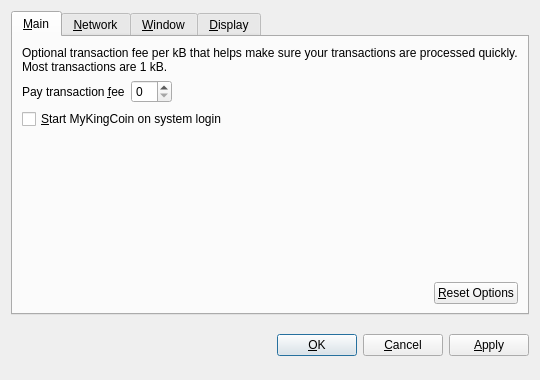
<?xml version="1.0" encoding="UTF-8"?>
<ui version="4.0">
 <class>OptionsDialog</class>
 <widget class="QDialog" name="OptionsDialog">
  <property name="geometry">
   <rect>
    <x>0</x>
    <y>0</y>
    <width>540</width>
    <height>380</height>
   </rect>
  </property>
  <property name="windowTitle">
   <string>Options</string>
  </property>
  <property name="modal">
   <bool>true</bool>
  </property>
  <layout class="QVBoxLayout" name="verticalLayout">
   <item>
    <widget class="QTabWidget" name="tabWidget">
     <property name="tabPosition">
      <enum>QTabWidget::North</enum>
     </property>
     <property name="currentIndex">
      <number>0</number>
     </property>
     <widget class="QWidget" name="tabMain">
      <attribute name="title">
       <string>&amp;Main</string>
      </attribute>
      <layout class="QVBoxLayout" name="verticalLayout_Main">
       <item>
        <widget class="QLabel" name="transactionFeeInfoLabel">
         <property name="text">
          <string>Optional transaction fee per kB that helps make sure your transactions are processed quickly. Most transactions are 1 kB.</string>
         </property>
         <property name="textFormat">
          <enum>Qt::PlainText</enum>
         </property>
         <property name="wordWrap">
          <bool>true</bool>
         </property>
        </widget>
       </item>
       <item>
        <layout class="QHBoxLayout" name="horizontalLayout_1_Main">
         <item>
          <widget class="QLabel" name="transactionFeeLabel">
           <property name="text">
            <string>Pay transaction &amp;fee</string>
           </property>
           <property name="textFormat">
            <enum>Qt::PlainText</enum>
           </property>
           <property name="buddy">
            <cstring>transactionFee</cstring>
           </property>
          </widget>
         </item>
         <item>
          <widget class="BitcoinAmountField" name="transactionFee"/>
         </item>
         <item>
          <spacer name="horizontalSpacer_1_Main">
           <property name="orientation">
            <enum>Qt::Horizontal</enum>
           </property>
           <property name="sizeHint" stdset="0">
            <size>
             <width>40</width>
             <height>20</height>
            </size>
           </property>
          </spacer>
         </item>
        </layout>
       </item>
       <item>
        <widget class="QCheckBox" name="bitcoinAtStartup">
         <property name="toolTip">
          <string>Automatically start MyKingCoin after logging in to the system.</string>
         </property>
         <property name="text">
          <string>&amp;Start MyKingCoin on system login</string>
         </property>
        </widget>
       </item>
       <item>
        <spacer name="verticalSpacer_Main">
         <property name="orientation">
          <enum>Qt::Vertical</enum>
         </property>
         <property name="sizeHint" stdset="0">
          <size>
           <width>20</width>
           <height>40</height>
          </size>
         </property>
        </spacer>
       </item>
       <item>
        <layout class="QHBoxLayout" name="horizontalLayout_2_Main">
         <item>
          <spacer name="horizontalSpacer_2_Main">
           <property name="orientation">
            <enum>Qt::Horizontal</enum>
           </property>
           <property name="sizeHint" stdset="0">
            <size>
             <width>40</width>
             <height>20</height>
            </size>
           </property>
          </spacer>
         </item>
         <item>
          <widget class="QPushButton" name="resetButton">
           <property name="toolTip">
            <string>Reset all client options to default.</string>
           </property>
           <property name="text">
            <string>&amp;Reset Options</string>
           </property>
           <property name="autoDefault">
            <bool>false</bool>
           </property>
          </widget>
         </item>
        </layout>
       </item>
      </layout>
     </widget>
     <widget class="QWidget" name="tabNetwork">
      <attribute name="title">
       <string>&amp;Network</string>
      </attribute>
      <layout class="QVBoxLayout" name="verticalLayout_Network">
       <item>
        <widget class="QCheckBox" name="mapPortUpnp">
         <property name="toolTip">
          <string>Automatically open the MyKingCoin client port on the router. This only works when your router supports UPnP and it is enabled.</string>
         </property>
         <property name="text">
          <string>Map port using &amp;UPnP</string>
         </property>
        </widget>
       </item>
       <item>
        <widget class="QCheckBox" name="connectSocks">
         <property name="toolTip">
          <string>Connect to the MyKingCoin network through a SOCKS proxy (e.g. when connecting through Tor).</string>
         </property>
         <property name="text">
          <string>&amp;Connect through SOCKS proxy:</string>
         </property>
        </widget>
       </item>
       <item>
        <layout class="QHBoxLayout" name="horizontalLayout_Network">
         <item>
          <widget class="QLabel" name="proxyIpLabel">
           <property name="text">
            <string>Proxy &amp;IP:</string>
           </property>
           <property name="textFormat">
            <enum>Qt::PlainText</enum>
           </property>
           <property name="buddy">
            <cstring>proxyIp</cstring>
           </property>
          </widget>
         </item>
         <item>
          <widget class="QValidatedLineEdit" name="proxyIp">
           <property name="maximumSize">
            <size>
             <width>140</width>
             <height>16777215</height>
            </size>
           </property>
           <property name="toolTip">
            <string>IP address of the proxy (e.g. 127.0.0.1)</string>
           </property>
          </widget>
         </item>
         <item>
          <widget class="QLabel" name="proxyPortLabel">
           <property name="text">
            <string>&amp;Port:</string>
           </property>
           <property name="textFormat">
            <enum>Qt::PlainText</enum>
           </property>
           <property name="buddy">
            <cstring>proxyPort</cstring>
           </property>
          </widget>
         </item>
         <item>
          <widget class="QLineEdit" name="proxyPort">
           <property name="maximumSize">
            <size>
             <width>55</width>
             <height>16777215</height>
            </size>
           </property>
           <property name="toolTip">
            <string>Port of the proxy (e.g. 9050)</string>
           </property>
          </widget>
         </item>
         <item>
          <widget class="QLabel" name="socksVersionLabel">
           <property name="text">
            <string>SOCKS &amp;Version:</string>
           </property>
           <property name="textFormat">
            <enum>Qt::PlainText</enum>
           </property>
           <property name="buddy">
            <cstring>socksVersion</cstring>
           </property>
          </widget>
         </item>
         <item>
          <widget class="QValueComboBox" name="socksVersion">
           <property name="toolTip">
            <string>SOCKS version of the proxy (e.g. 5)</string>
           </property>
          </widget>
         </item>
         <item>
          <spacer name="horizontalSpacer_Network">
           <property name="orientation">
            <enum>Qt::Horizontal</enum>
           </property>
           <property name="sizeHint" stdset="0">
            <size>
             <width>40</width>
             <height>20</height>
            </size>
           </property>
          </spacer>
         </item>
        </layout>
       </item>
       <item>
        <spacer name="verticalSpacer_Network">
         <property name="orientation">
          <enum>Qt::Vertical</enum>
         </property>
         <property name="sizeHint" stdset="0">
          <size>
           <width>20</width>
           <height>40</height>
          </size>
         </property>
        </spacer>
       </item>
      </layout>
     </widget>
     <widget class="QWidget" name="tabWindow">
      <attribute name="title">
       <string>&amp;Window</string>
      </attribute>
      <layout class="QVBoxLayout" name="verticalLayout_Window">
       <item>
        <widget class="QCheckBox" name="minimizeToTray">
         <property name="toolTip">
          <string>Show only a tray icon after minimizing the window.</string>
         </property>
         <property name="text">
          <string>&amp;Minimize to the tray instead of the taskbar</string>
         </property>
        </widget>
       </item>
       <item>
        <widget class="QCheckBox" name="minimizeOnClose">
         <property name="toolTip">
          <string>Minimize instead of exit the application when the window is closed. When this option is enabled, the application will be closed only after selecting Quit in the menu.</string>
         </property>
         <property name="text">
          <string>M&amp;inimize on close</string>
         </property>
        </widget>
       </item>
       <item>
        <spacer name="verticalSpacer_Window">
         <property name="orientation">
          <enum>Qt::Vertical</enum>
         </property>
         <property name="sizeHint" stdset="0">
          <size>
           <width>20</width>
           <height>40</height>
          </size>
         </property>
        </spacer>
       </item>
      </layout>
     </widget>
     <widget class="QWidget" name="tabDisplay">
      <attribute name="title">
       <string>&amp;Display</string>
      </attribute>
      <layout class="QVBoxLayout" name="verticalLayout_Display">
       <item>
        <layout class="QHBoxLayout" name="horizontalLayout_1_Display">
         <item>
          <widget class="QLabel" name="langLabel">
           <property name="text">
            <string>User Interface &amp;language:</string>
           </property>
           <property name="textFormat">
            <enum>Qt::PlainText</enum>
           </property>
           <property name="buddy">
            <cstring>lang</cstring>
           </property>
          </widget>
         </item>
         <item>
          <widget class="QValueComboBox" name="lang">
           <property name="toolTip">
            <string>The user interface language can be set here. This setting will take effect after restarting MyKingCoin.</string>
           </property>
          </widget>
         </item>
        </layout>
       </item>
       <item>
        <layout class="QHBoxLayout" name="horizontalLayout_2_Display">
         <item>
          <widget class="QLabel" name="unitLabel">
           <property name="text">
            <string>&amp;Unit to show amounts in:</string>
           </property>
           <property name="textFormat">
            <enum>Qt::PlainText</enum>
           </property>
           <property name="buddy">
            <cstring>unit</cstring>
           </property>
          </widget>
         </item>
         <item>
          <widget class="QValueComboBox" name="unit">
           <property name="toolTip">
            <string>Choose the default subdivision unit to show in the interface and when sending coins.</string>
           </property>
          </widget>
         </item>
        </layout>
       </item>
       <item>
        <widget class="QCheckBox" name="displayAddresses">
         <property name="toolTip">
          <string>Whether to show MyKingCoin addresses in the transaction list or not.</string>
         </property>
         <property name="text">
          <string>&amp;Display addresses in transaction list</string>
         </property>
        </widget>
       </item>
       <item>
        <spacer name="verticalSpacer_Display">
         <property name="orientation">
          <enum>Qt::Vertical</enum>
         </property>
         <property name="sizeHint" stdset="0">
          <size>
           <width>20</width>
           <height>40</height>
          </size>
         </property>
        </spacer>
       </item>
      </layout>
     </widget>
    </widget>
   </item>
   <item>
    <layout class="QHBoxLayout" name="horizontalLayout_Buttons">
     <item>
      <spacer name="horizontalSpacer_1">
       <property name="orientation">
        <enum>Qt::Horizontal</enum>
       </property>
       <property name="sizeHint" stdset="0">
        <size>
         <width>40</width>
         <height>48</height>
        </size>
       </property>
      </spacer>
     </item>
     <item>
      <widget class="QLabel" name="statusLabel">
       <property name="font">
        <font>
         <weight>75</weight>
         <bold>true</bold>
        </font>
       </property>
       <property name="text">
        <string/>
       </property>
       <property name="textFormat">
        <enum>Qt::PlainText</enum>
       </property>
       <property name="wordWrap">
        <bool>true</bool>
       </property>
      </widget>
     </item>
     <item>
      <spacer name="horizontalSpacer_2">
       <property name="orientation">
        <enum>Qt::Horizontal</enum>
       </property>
       <property name="sizeHint" stdset="0">
        <size>
         <width>40</width>
         <height>48</height>
        </size>
       </property>
      </spacer>
     </item>
     <item>
      <widget class="QPushButton" name="okButton">
       <property name="text">
        <string>&amp;OK</string>
       </property>
      </widget>
     </item>
     <item>
      <widget class="QPushButton" name="cancelButton">
       <property name="text">
        <string>&amp;Cancel</string>
       </property>
       <property name="autoDefault">
        <bool>false</bool>
       </property>
      </widget>
     </item>
     <item>
      <widget class="QPushButton" name="applyButton">
       <property name="text">
        <string>&amp;Apply</string>
       </property>
       <property name="autoDefault">
        <bool>false</bool>
       </property>
      </widget>
     </item>
    </layout>
   </item>
  </layout>
 </widget>
 <customwidgets>
  <customwidget>
   <class>BitcoinAmountField</class>
   <extends>QSpinBox</extends>
   <header>bitcoinamountfield.h</header>
  </customwidget>
  <customwidget>
   <class>QValueComboBox</class>
   <extends>QComboBox</extends>
   <header>qvaluecombobox.h</header>
  </customwidget>
  <customwidget>
   <class>QValidatedLineEdit</class>
   <extends>QLineEdit</extends>
   <header>qvalidatedlineedit.h</header>
  </customwidget>
 </customwidgets>
 <resources/>
 <connections/>
</ui>
